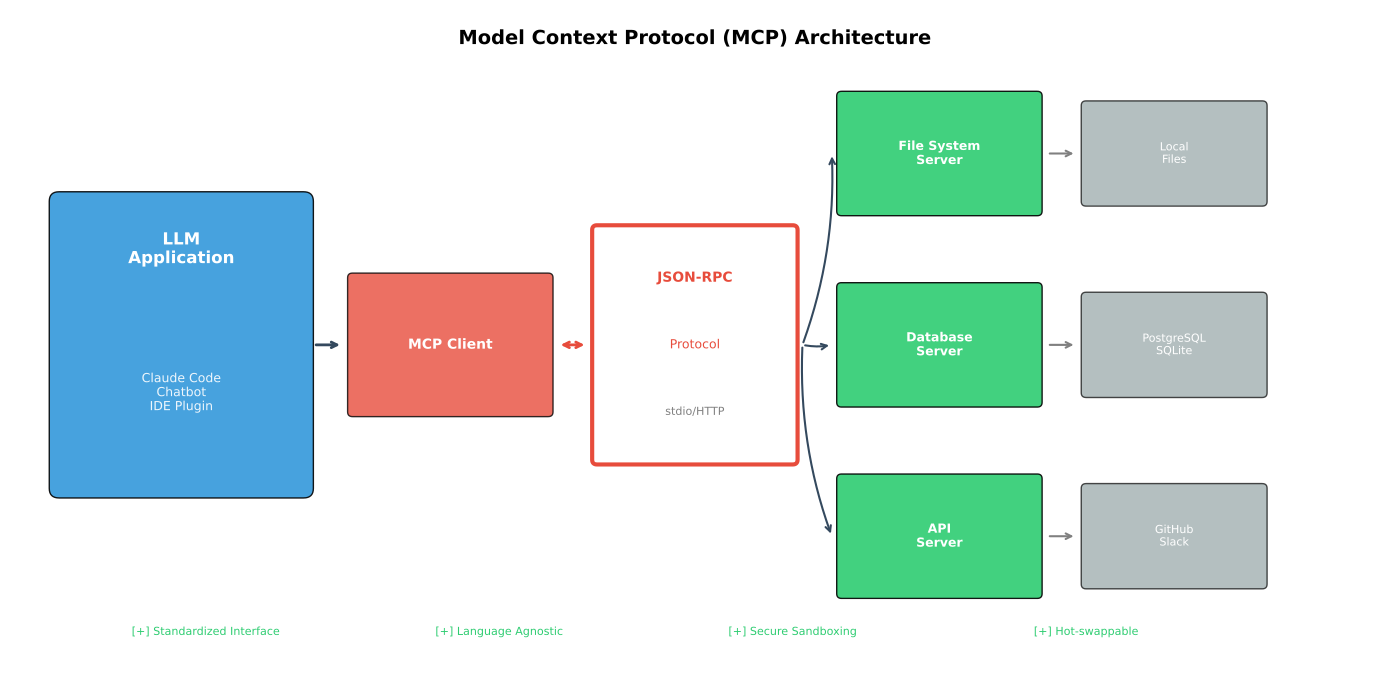

Here is the Python script that generated this plot:
"""
Model Context Protocol (MCP) Architecture Chart
Shows how MCP connects LLMs to external tools through a standardized protocol
"""
import matplotlib.pyplot as plt
import matplotlib.patches as mpatches

# Set up the figure
fig, ax = plt.subplots(figsize=(14, 7))
ax.set_xlim(0, 14)
ax.set_ylim(0, 7)
ax.axis('off')

# Colors
colors = {
    'llm': '#3498db',
    'mcp': '#e74c3c',
    'server': '#2ecc71',
    'resource': '#95a5a6',
    'arrow': '#34495e'
}

# LLM Application (left side)
llm_box = mpatches.FancyBboxPatch((0.5, 2), 2.5, 3,
                                   boxstyle="round,pad=0.1",
                                   facecolor=colors['llm'], alpha=0.9)
ax.add_patch(llm_box)
ax.text(1.75, 4.5, 'LLM\nApplication', ha='center', va='center',
        fontsize=12, fontweight='bold', color='white')
ax.text(1.75, 3, 'Claude Code\nChatbot\nIDE Plugin', ha='center', va='center',
        fontsize=9, color='white', alpha=0.9)

# MCP Client
client_box = mpatches.FancyBboxPatch((3.5, 2.8), 2, 1.4,
                                      boxstyle="round,pad=0.05",
                                      facecolor=colors['mcp'], alpha=0.8)
ax.add_patch(client_box)
ax.text(4.5, 3.5, 'MCP Client', ha='center', va='center',
        fontsize=10, fontweight='bold', color='white')

# Protocol layer (middle)
proto_box = mpatches.FancyBboxPatch((6, 2.3), 2, 2.4,
                                     boxstyle="round,pad=0.05",
                                     facecolor='white', edgecolor=colors['mcp'],
                                     linewidth=3)
ax.add_patch(proto_box)
ax.text(7, 4.2, 'JSON-RPC', ha='center', va='center',
        fontsize=10, fontweight='bold', color=colors['mcp'])
ax.text(7, 3.5, 'Protocol', ha='center', va='center',
        fontsize=9, color=colors['mcp'])
ax.text(7, 2.8, 'stdio/HTTP', ha='center', va='center',
        fontsize=8, color='gray')

# MCP Servers (right side)
servers = [
    {'name': 'File System\nServer', 'y': 5.5},
    {'name': 'Database\nServer', 'y': 3.5},
    {'name': 'API\nServer', 'y': 1.5}
]

for s in servers:
    server_box = mpatches.FancyBboxPatch((8.5, s['y']-0.6), 2, 1.2,
                                          boxstyle="round,pad=0.05",
                                          facecolor=colors['server'], alpha=0.9)
    ax.add_patch(server_box)
    ax.text(9.5, s['y'], s['name'], ha='center', va='center',
            fontsize=9, fontweight='bold', color='white')

# External Resources (far right)
resources = [
    {'name': 'Local\nFiles', 'y': 5.5},
    {'name': 'PostgreSQL\nSQLite', 'y': 3.5},
    {'name': 'GitHub\nSlack', 'y': 1.5}
]

for r in resources:
    res_box = mpatches.FancyBboxPatch((11, r['y']-0.5), 1.8, 1,
                                       boxstyle="round,pad=0.05",
                                       facecolor=colors['resource'], alpha=0.7)
    ax.add_patch(res_box)
    ax.text(11.9, r['y'], r['name'], ha='center', va='center',
            fontsize=8, color='white')

# Arrows
# LLM to Client
ax.annotate('', xy=(3.4, 3.5), xytext=(3.1, 3.5),
            arrowprops=dict(arrowstyle='->', color=colors['arrow'], lw=2))

# Client to Protocol
ax.annotate('', xy=(5.9, 3.5), xytext=(5.6, 3.5),
            arrowprops=dict(arrowstyle='<->', color=colors['mcp'], lw=2))

# Protocol to Servers
for s in servers:
    ax.annotate('', xy=(8.4, s['y']), xytext=(8.1, 3.5),
                arrowprops=dict(arrowstyle='->', color=colors['arrow'], lw=1.5,
                               connectionstyle='arc3,rad=0.1'))

# Servers to Resources
for i, s in enumerate(servers):
    ax.annotate('', xy=(10.9, resources[i]['y']), xytext=(10.6, s['y']),
                arrowprops=dict(arrowstyle='->', color='gray', lw=1.5))

# Title
ax.text(7, 6.7, 'Model Context Protocol (MCP) Architecture',
        ha='center', va='center', fontsize=14, fontweight='bold')

# Key benefits at bottom
benefits = ['Standardized Interface', 'Language Agnostic', 'Secure Sandboxing', 'Hot-swappable']
for i, b in enumerate(benefits):
    ax.text(2 + i*3, 0.5, f"[+] {b}", ha='center', va='center',
            fontsize=8, color=colors['server'])

plt.tight_layout()
plt.savefig('mcp_architecture.pdf', format='pdf', bbox_inches='tight', dpi=300)
plt.close()
print("Chart saved: mcp_architecture.pdf")
